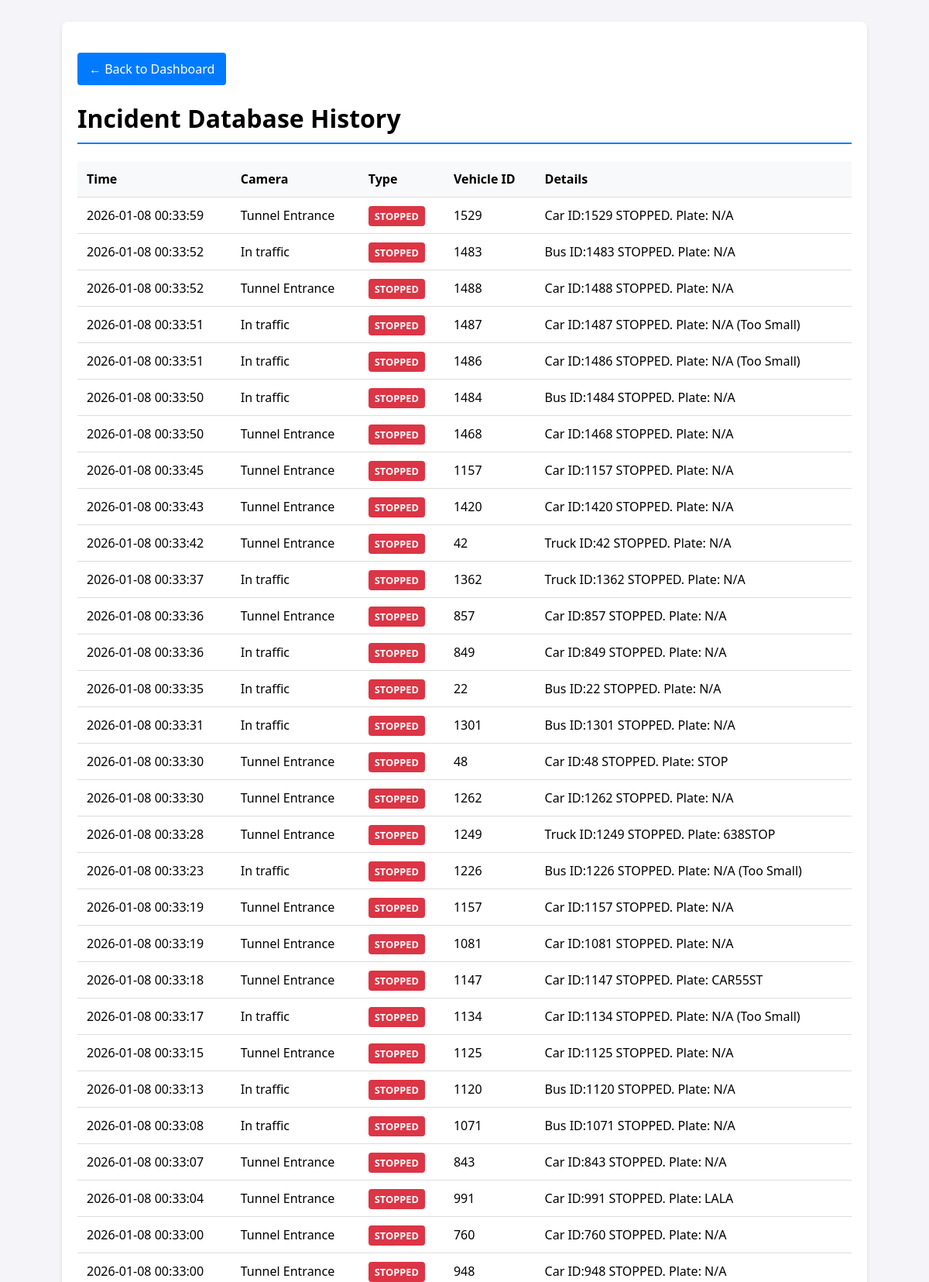
The page /history?page=3 (upper part) on the database its author committed.
### app.py (models this page shows)
class AlertLog(db.Model):
    id = db.Column(db.Integer, primary_key=True)
    timestamp = db.Column(db.DateTime, default=datetime.datetime.now)
    camera_name = db.Column(db.String(50))
    event_type = db.Column(db.String(50))
    vehicle_id = db.Column(db.Integer)
    details = db.Column(db.String(200))

### app.py (the view)
@app.route('/history')
def history():
    page = int(request.args.get('page', 1))
    alerts_paginated = AlertLog.query.order_by(AlertLog.timestamp.desc()).paginate(page=page, per_page=50)
    return render_template('history.html', alerts_pagination=alerts_paginated)

### templates/history.html (shortened to what this page needs)
<!DOCTYPE html>
<html lang="en">
<head>
</head>
<body>
    <div class="container">
        <a href="/" class="btn">&larr; Back to Dashboard</a>
        <h1>Incident Database History</h1>
        <table>
            <thead>
                <tr>
                    <th>Time</th>
                    <th>Camera</th>
                    <th>Type</th>
                    <th>Vehicle ID</th>
                    <th>Details</th>
                </tr>
            </thead>
            <tbody>
                {% for alert in alerts_pagination.items %}
                <tr>
                    <td>{{ alert.timestamp.strftime('%Y-%m-%d %H:%M:%S') }}</td>
                    <td>{{ alert.camera_name }}</td>
                    <td>
                        <span class="badge {{ 'bg-red' if 'STOP' in alert.event_type else 'bg-yellow' }}">
                            {{ alert.event_type }}
                        </span>
                    </td>
                    <td>{{ alert.vehicle_id }}</td>
                    <td>{{ alert.details }}</td>
                </tr>
                {% else %}
                <tr>
                    <td colspan="5" style="text-align:center; color:#777;">No records found in database.</td>
                </tr>
                {% endfor %}
            </tbody>
        </table>
    </div>
</body>
</html>

### templates/history.html (style rules this page uses)
body { font-family: 'Segoe UI', sans-serif; background: #f4f4f9; padding: 20px; }
.container { max-width: 1000px; margin: 0 auto; background: white; padding: 20px; border-radius: 8px; box-shadow: 0 2px 5px rgba(0,0,0,0.1); }
h1 { border-bottom: 2px solid #007bff; padding-bottom: 10px; }
table { width: 100%; border-collapse: collapse; margin-top: 20px; }
th, td { padding: 12px; text-align: left; border-bottom: 1px solid #ddd; }
th { background: #f8f9fa; }
.badge { padding: 4px 8px; border-radius: 4px; color: white; font-weight: bold; font-size: 0.8em; }
.bg-red { background: #dc3545; }
.btn { display: inline-block; margin-top: 20px; text-decoration: none; background: #007bff; color: white; padding: 10px 15px; border-radius: 4px; }

### rows shown on the page
AlertLog: timestamp "2026-01-08 00:33:59", camera_name "Tunnel Entrance", event_type "STOPPED", vehicle_id "1529", details "Car ID:1529 STOPPED. Plate: N/A"
AlertLog: timestamp "2026-01-08 00:33:52", camera_name "In traffic", event_type "STOPPED", vehicle_id "1483", details "Bus ID:1483 STOPPED. Plate: N/A"
AlertLog: timestamp "2026-01-08 00:33:52", camera_name "Tunnel Entrance", event_type "STOPPED", vehicle_id "1488", details "Car ID:1488 STOPPED. Plate: N/A"
AlertLog: timestamp "2026-01-08 00:33:51", camera_name "In traffic", event_type "STOPPED", vehicle_id "1487", details "Car ID:1487 STOPPED. Plate: N/A (Too Small)"
AlertLog: timestamp "2026-01-08 00:33:51", camera_name "In traffic", event_type "STOPPED", vehicle_id "1486", details "Car ID:1486 STOPPED. Plate: N/A (Too Small)"
AlertLog: timestamp "2026-01-08 00:33:50", camera_name "In traffic", event_type "STOPPED", vehicle_id "1484", details "Bus ID:1484 STOPPED. Plate: N/A"
AlertLog: timestamp "2026-01-08 00:33:50", camera_name "Tunnel Entrance", event_type "STOPPED", vehicle_id "1468", details "Car ID:1468 STOPPED. Plate: N/A"
AlertLog: timestamp "2026-01-08 00:33:45", camera_name "Tunnel Entrance", event_type "STOPPED", vehicle_id "1157", details "Car ID:1157 STOPPED. Plate: N/A"
AlertLog: timestamp "2026-01-08 00:33:43", camera_name "Tunnel Entrance", event_type "STOPPED", vehicle_id "1420", details "Car ID:1420 STOPPED. Plate: N/A"
AlertLog: timestamp "2026-01-08 00:33:42", camera_name "Tunnel Entrance", event_type "STOPPED", vehicle_id "42", details "Truck ID:42 STOPPED. Plate: N/A"
AlertLog: timestamp "2026-01-08 00:33:37", camera_name "In traffic", event_type "STOPPED", vehicle_id "1362", details "Truck ID:1362 STOPPED. Plate: N/A"
AlertLog: timestamp "2026-01-08 00:33:36", camera_name "Tunnel Entrance", event_type "STOPPED", vehicle_id "857", details "Car ID:857 STOPPED. Plate: N/A"
AlertLog: timestamp "2026-01-08 00:33:36", camera_name "In traffic", event_type "STOPPED", vehicle_id "849", details "Car ID:849 STOPPED. Plate: N/A"
AlertLog: timestamp "2026-01-08 00:33:35", camera_name "In traffic", event_type "STOPPED", vehicle_id "22", details "Bus ID:22 STOPPED. Plate: N/A"
AlertLog: timestamp "2026-01-08 00:33:31", camera_name "In traffic", event_type "STOPPED", vehicle_id "1301", details "Bus ID:1301 STOPPED. Plate: N/A"
AlertLog: timestamp "2026-01-08 00:33:30", camera_name "Tunnel Entrance", event_type "STOPPED", vehicle_id "48", details "Car ID:48 STOPPED. Plate: STOP"
AlertLog: timestamp "2026-01-08 00:33:30", camera_name "Tunnel Entrance", event_type "STOPPED", vehicle_id "1262", details "Car ID:1262 STOPPED. Plate: N/A"
AlertLog: timestamp "2026-01-08 00:33:28", camera_name "Tunnel Entrance", event_type "STOPPED", vehicle_id "1249", details "Truck ID:1249 STOPPED. Plate: 638STOP"
AlertLog: timestamp "2026-01-08 00:33:23", camera_name "In traffic", event_type "STOPPED", vehicle_id "1226", details "Bus ID:1226 STOPPED. Plate: N/A (Too Small)"
AlertLog: timestamp "2026-01-08 00:33:19", camera_name "Tunnel Entrance", event_type "STOPPED", vehicle_id "1157", details "Car ID:1157 STOPPED. Plate: N/A"
AlertLog: timestamp "2026-01-08 00:33:19", camera_name "Tunnel Entrance", event_type "STOPPED", vehicle_id "1081", details "Car ID:1081 STOPPED. Plate: N/A"
AlertLog: timestamp "2026-01-08 00:33:18", camera_name "Tunnel Entrance", event_type "STOPPED", vehicle_id "1147", details "Car ID:1147 STOPPED. Plate: CAR55ST"
AlertLog: timestamp "2026-01-08 00:33:17", camera_name "In traffic", event_type "STOPPED", vehicle_id "1134", details "Car ID:1134 STOPPED. Plate: N/A (Too Small)"
AlertLog: timestamp "2026-01-08 00:33:15", camera_name "Tunnel Entrance", event_type "STOPPED", vehicle_id "1125", details "Car ID:1125 STOPPED. Plate: N/A"
AlertLog: timestamp "2026-01-08 00:33:13", camera_name "In traffic", event_type "STOPPED", vehicle_id "1120", details "Bus ID:1120 STOPPED. Plate: N/A"
AlertLog: timestamp "2026-01-08 00:33:08", camera_name "In traffic", event_type "STOPPED", vehicle_id "1071", details "Bus ID:1071 STOPPED. Plate: N/A"
AlertLog: timestamp "2026-01-08 00:33:07", camera_name "Tunnel Entrance", event_type "STOPPED", vehicle_id "843", details "Car ID:843 STOPPED. Plate: N/A"
AlertLog: timestamp "2026-01-08 00:33:04", camera_name "Tunnel Entrance", event_type "STOPPED", vehicle_id "991", details "Car ID:991 STOPPED. Plate: LALA"
AlertLog: timestamp "2026-01-08 00:33:00", camera_name "Tunnel Entrance", event_type "STOPPED", vehicle_id "760", details "Car ID:760 STOPPED. Plate: N/A"
AlertLog: timestamp "2026-01-08 00:33:00", camera_name "Tunnel Entrance", event_type "STOPPED", vehicle_id "948", details "Car ID:948 STOPPED. Plate: N/A"
